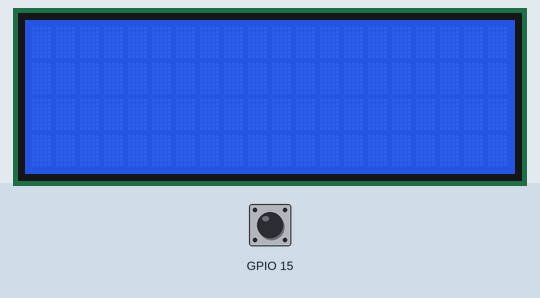
A program run on a simulated Raspberry Pi (BCM pin numbers). Parts: 20×4 character LCD. The test bench sets the inputs (shaded band); at power-on: GPIO 15 LOW. The clock reads 2024-03-15 10:24:30 at power-on unless the program sets it; what the program prints to the terminal is not drawn.

Above: at 1.2 s.
1.3 s: GPIO 15 pulled HIGH for 0.15 s
At 2.1 s:
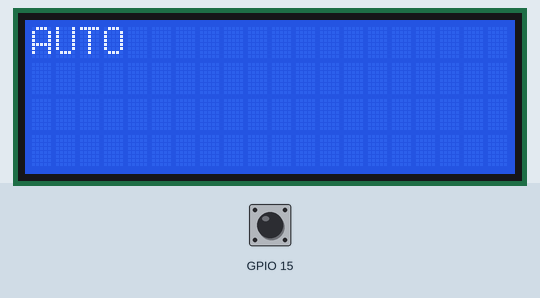
4.4 s: GPIO 15 pulled HIGH for 1 s
At 5.9 s:
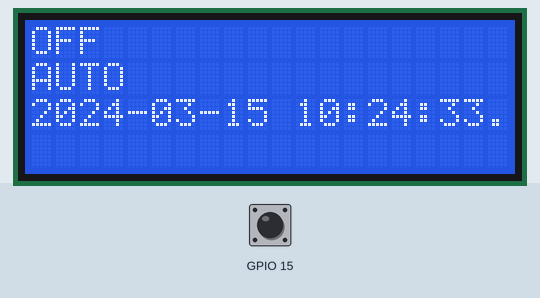
8.4 s: GPIO 15 pulled HIGH for 3.2 s
At 12.3 s:
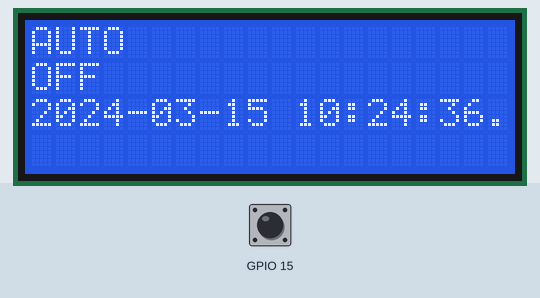
13.1 s: GPIO 15 pulled HIGH for 0.15 s
At 13.5 s:
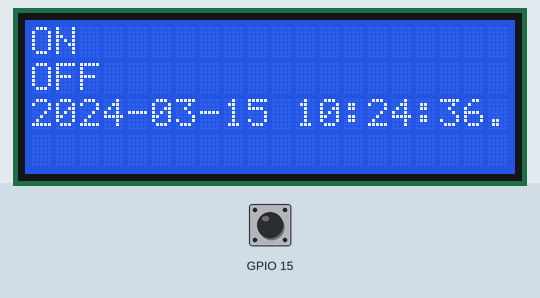
16.2 s: GPIO 15 pulled HIGH for 0.15 s
At 17.1 s:
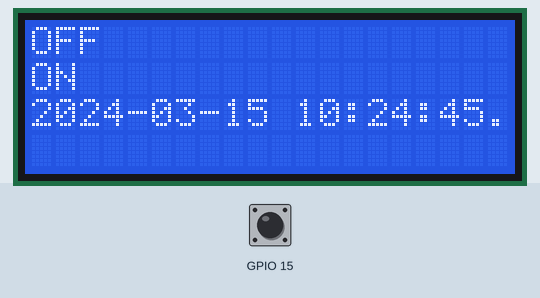
Timing chart, 0 to 19.2 s (numbered marks = the images above; inputs shaded):
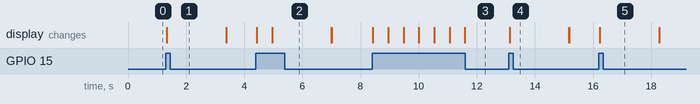

The program:

buttonExample.py
```python
from DisplayManager import DisplayManager
import RPi.GPIO as GPIO # Import Raspberry Pi GPIO library
GPIO.cleanup()
GPIO.setwarnings(False) # Ignore warning for now
GPIO.setmode(GPIO.BCM) # Use physical pin numbering
GPIO.setup(15, GPIO.IN, pull_up_down=GPIO.PUD_DOWN) # Set pin 10 to be an input pin and set initial value to be pulled low (off)
display_manager = DisplayManager()
import time
from datetime import datetime
from itertools import cycle

lst = ['AUTO', 'ON', 'OFF']
pool = cycle(lst)

k=2
list
pressed=datetime.now()
premuto = False
while True:
    if GPIO.input(15) != GPIO.LOW:
        i = next(pool)
        print('pressed '+i)
        display_manager.driver_print(str(i),1)
        pressed = datetime.now()
        premuto = True
        time.sleep(0.5)
    if (datetime.now()-pressed).total_seconds()>k and premuto:
        display_manager.driver_print(i,2)
        display_manager.driver_print(str(datetime.now()),3)
        premuto=False
'''
import RPi.GPIO as GPIO # Import Raspberry Pi GPIO library
def button_callback(channel):
    print("Button was pushed!")
GPIO.setwarnings(False) # Ignore warning for now
GPIO.setmode(GPIO.BCM) # Use physical pin numbering
GPIO.setup(15, GPIO.IN, pull_up_down=GPIO.PUD_DOWN) # Set pin 10 to be an input pin and set initial value to be pulled low (off)
GPIO.add_event_detect(15,GPIO.RISING,callback=button_callback) # Setup event on pin 10 rising edge
message = input("Press enter to quit\n\n") # Run until someone presses enter
GPIO.cleanup() # Clean up
'''
```

DisplayManager.py
```python
import lcd_driver
class DisplayManager():
    current_mod=""
    request_mod = ""
    state = ""
    values = {'r_tensione' : 0,'r_carico' :  0,'r_produzione' : 0,'r_immissione' : 0,'r_boiler' : 0, 'r_temperatura' : 0, 'avg_temperatura': 0}


    def print_reading(self):
        d = self.values
        r1="rete: "+str(d['r_tensione']).ljust(3)[:3]+" car: "+str(d['r_carico']).ljust(4)[:4]
        if d['r_immissione']>0:
            r2="prd: "+str(d['r_produzione']).ljust(4)[:4]+" imm: "+str(d['r_immissione']).ljust(4)[:4]
        else:
            r2="prd: "+str(d['r_produzione']).ljust(4)[:4]+" pre: "+str(-1*int(d['r_immissione'])).ljust(4)[:4]

        r3="boi: "+str(d['r_boiler']).ljust(4)[:4]+" tmp: "+str(d['avg_temperatura']).ljust(4)[:4]
        self.driver_print(r1,1)
        self.driver_print(r2,2)
        self.driver_print(r3,3)


    def print_mod_state(self):
        s = self.current_mod.ljust(5)[:5] +" |"+self.state.ljust(7)[:7]+"| "+self.request_mod.ljust(5)[:5]
        lcd_driver.lcd_string(s,4)

    def set_request_mod(self,s):
        self.request_mod =s

    def set_current_mod(self,s):
        self.current_mod =s

    def set_state(self,s):
        self.state =s

    def set_reading_values(self,v):
        self.values = v
    def driver_print(self,s,row):
        lcd_driver.lcd_string(s,row)
```

lcd_driver.py
```python
# _____ _____ _____ __ __ _____ _____
#|     |   __|     |  |  |     |     |
#|  |  |__   |  |  |_   _|  |  |  |  |
#|_____|_____|_____| |_| |_____|_____|
#
# Project Tutorial Url:http://osoyoo.com/?p=1031
#
import smbus
import time

# Define some device parameters
I2C_ADDR  = 0x27 # I2C device address, if any error, change this address to 0x3f
LCD_WIDTH = 20   # Maximum characters per line

# Define some device constants
LCD_CHR = 1 # Mode - Sending data
LCD_CMD = 0 # Mode - Sending command

LCD_LINE_1 = 0x80 # LCD RAM address for the 1st line
LCD_LINE_2 = 0xC0 # LCD RAM address for the 2nd line
LCD_LINE_3 = 0x94 # LCD RAM address for the 3rd line
LCD_LINE_4 = 0xD4 # LCD RAM address for the 4th line

LCD_BACKLIGHT  = 0x08  # On
#LCD_BACKLIGHT = 0x00  # Off

ENABLE = 0b00000100 # Enable bit

# Timing constants
E_PULSE = 0.00000000000000001
E_DELAY = 0

#Open I2C interface
#bus = smbus.SMBus(0)  # Rev 1 Pi uses 0
bus = smbus.SMBus(1) # Rev 2 Pi uses 1

def lcd_init():
  # Initialise display
  lcd_byte(0x33,LCD_CMD) # 110011 Initialise
  lcd_byte(0x32,LCD_CMD) # 110010 Initialise
  lcd_byte(0x06,LCD_CMD) # 000110 Cursor move direction
  lcd_byte(0x0C,LCD_CMD) # 001100 Display On,Cursor Off, Blink Off
  lcd_byte(0x28,LCD_CMD) # 101000 Data length, number of lines, font size
  lcd_byte(0x01,LCD_CMD) # 000001 Clear display
  time.sleep(E_DELAY)

def lcd_byte(bits, mode):
  # Send byte to data pins
  # bits = the data
  # mode = 1 for data
  #        0 for command

  bits_high = mode | (bits & 0xF0) | LCD_BACKLIGHT
  bits_low = mode | ((bits<<4) & 0xF0) | LCD_BACKLIGHT

  # High bits
  bus.write_byte(I2C_ADDR, bits_high)
  lcd_toggle_enable(bits_high)

  # Low bits
  bus.write_byte(I2C_ADDR, bits_low)
  lcd_toggle_enable(bits_low)

def lcd_toggle_enable(bits):
  # Toggle enable
  time.sleep(E_DELAY)
  bus.write_byte(I2C_ADDR, (bits | ENABLE))
  time.sleep(E_PULSE)
  bus.write_byte(I2C_ADDR,(bits & ~ENABLE))
  time.sleep(E_DELAY)

def lcd_string(message,line):
  #TODO rimuovere adapter line -> lcd_line

  if line == 1:
    line = 0x80 # LCD RAM address for the 1st line
  elif line ==2:
    line = 0xC0 # LCD RAM address for the 2nd line
  elif line ==3:
    line = 0x94 # LCD RAM address for the 3rd line
  elif line == 4:
   line = 0xD4 # LCD RAM address for the 4th line
  # Send string to display

  message = message.ljust(LCD_WIDTH," ")

  lcd_byte(line, LCD_CMD)

  for i in range(LCD_WIDTH):
    lcd_byte(ord(message[i]),LCD_CHR)

lcd_init()

'''
  while True:

    # Send some test
    lcd_string("Created by         <",LCD_LINE_1)
    lcd_string("Osoyoo.com        <",LCD_LINE_2)

    time.sleep(3)

    # Send some more text
    lcd_string("> Tutorial Url:",LCD_LINE_1)
    lcd_string("> http://osoyoo.com",LCD_LINE_2)

    time.sleep(3)
'''
```

Measured:
- after the input at 1.3 s, the display: changes at once (image 1)
- after the input at 4.4 s, the display: first changes at once (image 2 shows a later state)
- after the input at 8.4 s, the display: changes at once (image 3)
- after the input at 13.1 s, the display: changes at once (image 4)
- after the input at 16.2 s, the display: changes at once (image 5)
